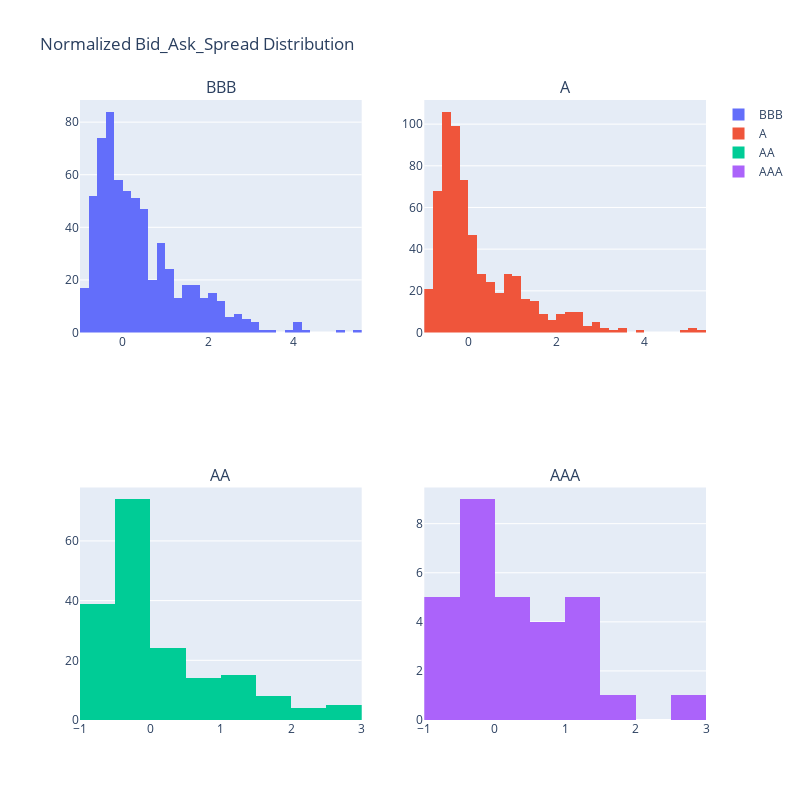

Write notebook code for a chart like this one.
### Code cell
fig = make_subplots(rows=2, cols=2, subplot_titles=['BBB', 'A', 'AA', 'AAA'])
fig.add_trace(go.Histogram(x=market_rating_BBB['normalized_bid_ask_spread'], name='BBB'), row=1, col=1)
fig.add_trace(go.Histogram(x=market_rating_A['normalized_bid_ask_spread'], name='A'), row=1, col=2)
fig.add_trace(go.Histogram(x=market_rating_AA['normalized_bid_ask_spread'], name='AA'), row=2, col=1)
fig.add_trace(go.Histogram(x=market_rating_AAA['normalized_bid_ask_spread'], name='AAA'), row=2, col=2)
fig.update_layout(height=800, width=800, title_text='Normalized Bid_Ask_Spread Distribution')

fig.show()

### Figure 1 — Plotly figure (JSON) as saved in the notebook; plotly's stock layout.template omitted (floating-point values rounded to 4 significant figures; data arrays with more than 128 entries replaced by an {"elided": "..."} marker saying what was removed)
{"data": [{"name": "BBB", "type": "histogram", "x": {"elided": "636 float values"}, "xaxis": "x", "yaxis": "y"}, {"name": "A", "type": "histogram", "x": {"elided": "633 float values"}, "xaxis": "x2", "yaxis": "y2"}, {"name": "AA", "type": "histogram", "x": {"elided": "183 float values"}, "xaxis": "x3", "yaxis": "y3"}, {"name": "AAA", "type": "histogram", "x": [0.9876, -0.8313, 0.2633, -0.4558, -0.269, -0.9167, 1.134, -0.3773, -0.1165, -0.689, -0.02353, -0.3915, 0.4727, 0.9588, -0.0244, 0.3628, -0.02064, 1.17, 0.6434, 0.1445, -0.2431, 0.5178, 1.531, -0.5843, 1.098, 1.133, 0.3697, 1.205, 2.981, -0.5459], "xaxis": "x4", "yaxis": "y4"}], "layout": {"annotations": [{"font": {"size": 16}, "showarrow": false, "text": "BBB", "x": 0.225, "xanchor": "center", "xref": "paper", "y": 1, "yanchor": "bottom", "yref": "paper"}, {"font": {"size": 16}, "showarrow": false, "text": "A", "x": 0.775, "xanchor": "center", "xref": "paper", "y": 1, "yanchor": "bottom", "yref": "paper"}, {"font": {"size": 16}, "showarrow": false, "text": "AA", "x": 0.225, "xanchor": "center", "xref": "paper", "y": 0.375, "yanchor": "bottom", "yref": "paper"}, {"font": {"size": 16}, "showarrow": false, "text": "AAA", "x": 0.775, "xanchor": "center", "xref": "paper", "y": 0.375, "yanchor": "bottom", "yref": "paper"}], "height": 800, "title": {"text": "Normalized Bid_Ask_Spread Distribution"}, "width": 800, "xaxis": {"anchor": "y", "domain": [0, 0.45]}, "xaxis2": {"anchor": "y2", "domain": [0.55, 1]}, "xaxis3": {"anchor": "y3", "domain": [0, 0.45]}, "xaxis4": {"anchor": "y4", "domain": [0.55, 1]}, "yaxis": {"anchor": "x", "domain": [0.625, 1]}, "yaxis2": {"anchor": "x2", "domain": [0.625, 1]}, "yaxis3": {"anchor": "x3", "domain": [0, 0.375]}, "yaxis4": {"anchor": "x4", "domain": [0, 0.375]}}}
